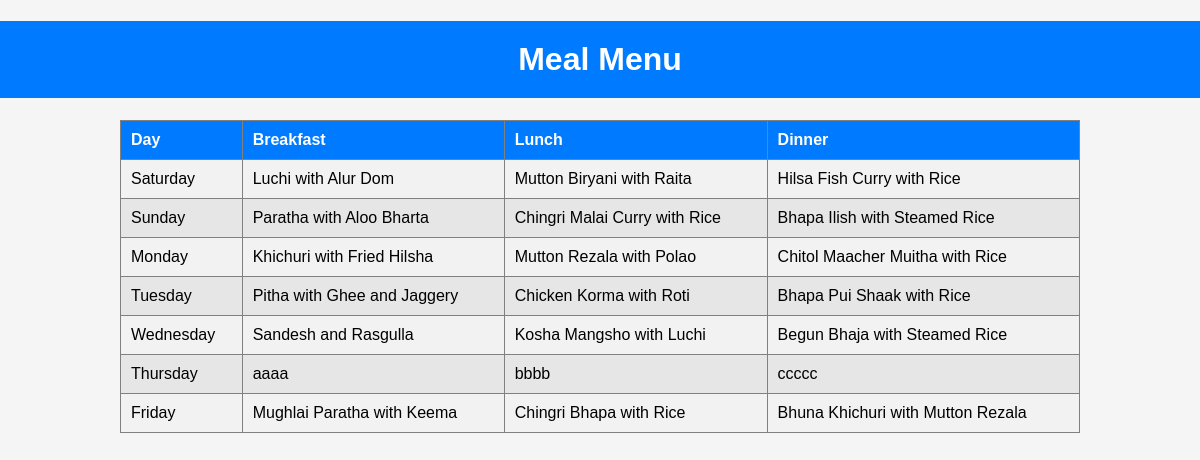
The page /meal_menu/meal_menu/meal_menu.php on the database its author committed.
### tables this page shows
CREATE TABLE `meal_menu` (
  `id` int(11) NOT NULL AUTO_INCREMENT,
  `day_name` varchar(20) NOT NULL,
  `breakfast` varchar(400) DEFAULT NULL,
  `lunch` varchar(400) DEFAULT NULL,
  `dinner` varchar(400) DEFAULT NULL,
  PRIMARY KEY (`id`)
);

### meal_menu/meal_menu/meal_menu.php (the view, shortened to what this page needs)
<!DOCTYPE html>
<html>
<head>
    <link rel="stylesheet"  href="style.css">
</head>
<body>
<h1>Meal Menu</h1>
<?php
$servername = "localhost";
$username = "root";
$password = "";
$dbname = "meal_69";
$conn = new mysqli($servername, $username, $password, $dbname);
$sql = "SELECT * FROM meal_menu";
$result = $conn->query($sql);
if ($result->num_rows > 0) {
    echo "<table border='1'>";
    echo "<tr><th>Day</th><th>Breakfast</th><th>Lunch</th><th>Dinner</th></tr>";
    while ($row = $result->fetch_assoc()) {
        echo "<tr>";
        echo "<td>" . $row["day_name"] . "</td>";
        echo "<td>" . $row["breakfast"] . "</td>";
        echo "<td>" . $row["lunch"] . "</td>";
        echo "<td>" . $row["dinner"] . "</td>";
        echo "</tr>";
    }
    echo "</table>";
} else {
    echo "0 results";
}
?>
</body>
</html>

### meal_menu/meal_menu/style.css (style rules this page uses)
body { font-family: Arial, sans-serif; background-color: #f5f5f5; margin: 0; padding: 0; }
h1 { text-align: center; background-color: #007BFF; color: white; padding: 20px; }
table { width: 80%; margin: 20px auto; border-collapse: collapse; background-color: white; }
th, td { padding: 10px; text-align: left; }
th { background-color: #007BFF; color: white; }
tr:nth-child(even) { background-color: #f2f2f2; }
tr:nth-child(odd) { background-color: #e6e6e6; }

### rows shown on the page
meal_menu: day_name "Saturday", breakfast "Luchi with Alur Dom", lunch "Mutton Biryani with Raita", dinner "Hilsa Fish Curry with Rice"
meal_menu: day_name "Sunday", breakfast "Paratha with Aloo Bharta", lunch "Chingri Malai Curry with Rice", dinner "Bhapa Ilish with Steamed Rice"
meal_menu: day_name "Monday", breakfast "Khichuri with Fried Hilsha", lunch "Mutton Rezala with Polao", dinner "Chitol Maacher Muitha with Rice"
meal_menu: day_name "Tuesday", breakfast "Pitha with Ghee and Jaggery", lunch "Chicken Korma with Roti", dinner "Bhapa Pui Shaak with Rice"
meal_menu: day_name "Wednesday", breakfast "Sandesh and Rasgulla", lunch "Kosha Mangsho with Luchi", dinner "Begun Bhaja with Steamed Rice"
meal_menu: day_name "Thursday", breakfast "aaaa", lunch "bbbb", dinner "ccccc"
meal_menu: day_name "Friday", breakfast "Mughlai Paratha with Keema", lunch "Chingri Bhapa with Rice", dinner "Bhuna Khichuri with Mutton Rezala"
